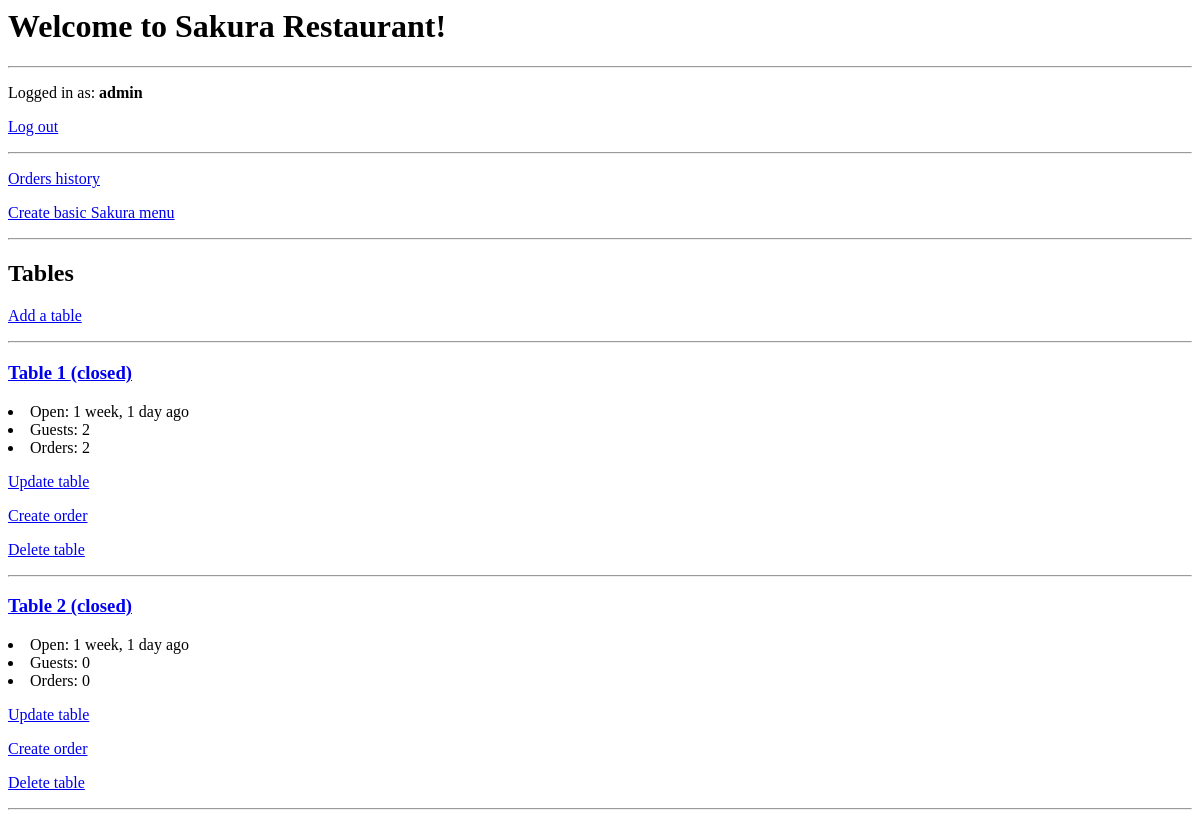
Before: / (signed in) with the older database file.
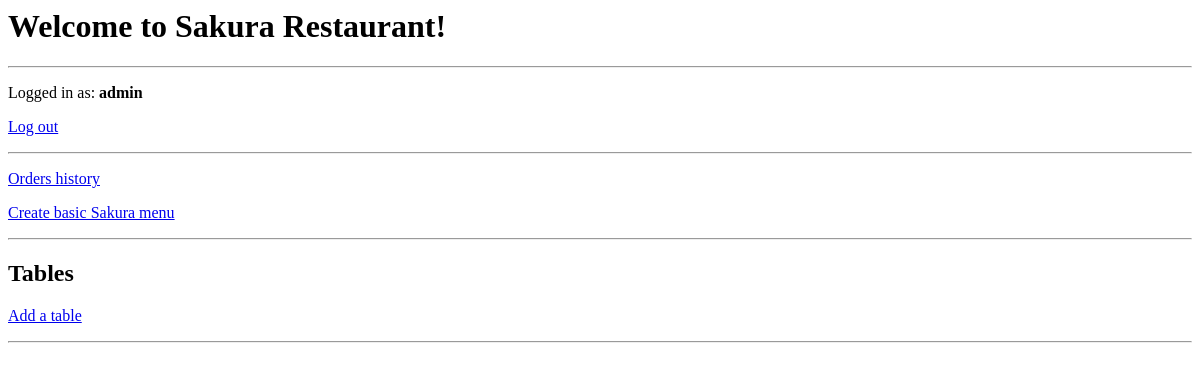
After: the same page with the newer database file.
### restaurant/models.py (models this page shows, shortened)
class SoftDeleteModel(models.Model):
    objects = SoftDeleteManager()
    all_objects = models.Manager()
    deleted = models.BooleanField(default=False, editable=False)
    class Meta:
        abstract = True

class Table(SoftDeleteModel):
    server = models.ForeignKey(
        User,
        on_delete=models.SET_NULL,
        related_name='tables',
        null=True,
        limit_choices_to=(
            Q(groups__name='server') |
            Q(is_superuser=True)
        )
    )
    cook = models.ForeignKey(
        User,
        on_delete=models.SET_NULL,
        related_name='table',
        null=True,
        limit_choices_to=(
            Q(groups__name='cook') |
            Q(is_superuser=True)
        )
    )
    number = models.PositiveSmallIntegerField(
        choices=[(i, i) for i in range(1, 20)],
        null=True
    )
    created_at = models.DateTimeField(auto_now_add=True)
    class Meta:
        ordering = ['-created_at']
    @property
    def is_closed(self):
        now = timezone.now()
        if self.created_at + timedelta(minutes=20) < now:
            return ' (closed)'
        return ''
    @property
    def guest_count(self):
        return self.order_set.values('seat').distinct().count()
    def __str__(self) -> str:
        return f'Table {self.number}'

### restaurant/views.py (the view)
# urls.py: path('', views.home, name='home'),
def home(request):
    tables = Table.objects.all()
    context = {'tables': tables}
    return render(request, 'restaurant/home.html', context)

### restaurant/models.py (called while the page is built)
    def get_queryset(self):
        return super().get_queryset().filter(deleted=False)

### restaurant/templates/restaurant/home.html (shortened to what this page needs)
{% load auth_extras %}
<h1>Welcome to Sakura Restaurant!</h1>
<hr>
{% if user.is_authenticated %}
    <p>Logged in as: <b>{{ user.username }}</b></p>
    <p><a href="{% url 'logout-view' %}">Log out</a></p>
    <hr>
    {% if user.is_superuser %}
        <p><a href="{% url 'history-view' 'view' %}">Orders history</a></p>
        <p><a
            href="{% url 'create-basic-menu' %}"
            onclick="clicked(event, 'This will reset current menu. Are you sure?')">Create basic Sakura menu
        </a></p>
    {% endif %}
    <hr>
    <h2>Tables</h2>
    {% if perms.restaurant.add_table %}
        <p><a href="{% url 'create-table' %}">Add a table</a></p>
    {% endif %}
    {% include 'restaurant/tables.html' %}
{% else %}
    <p><a href="{% url 'login-view' %}">Log in</a></p>
{% endif %}

### restaurant/templates/restaurant/tables.html
<hr>
{% for table in tables %}
    <h3><a href="{% url 'view-table' table.id %}">{{ table }}{{ table.is_closed }}</a></h3>
    <li>Open: {{ table.created_at|timesince }} ago</li>
    <li>Guests: {{ table.guest_count }}</li>
    <li>Orders: {{ table.order_set.count }}</li>
    {% if table.server == user or user.is_superuser %}
        <p><a href="{% url 'update-table' table.id %}">Update table</a></p>
        <p><a href="{% url 'create-order' table.id %}">Create order</a></p>
        <p><a href="{% url 'delete-table' table.id %}" onclick="clicked(event, 'This will delete the table and all related orders. Are you sure?')">Delete table</a></p>
    {% endif %}
    <hr>
{% endfor %}

Changed rows visible on the page:
no longer on this page (row edited): Table: number "Table 1", is_closed "(closed)", created_at "1 week, 1 day", guest_count "2", order_set.count "2", shows "Update table"
no longer on this page (row edited): Table: number "Table 2", is_closed "(closed)", created_at "1 week, 1 day", guest_count "0", order_set.count "0", shows "Update table"
